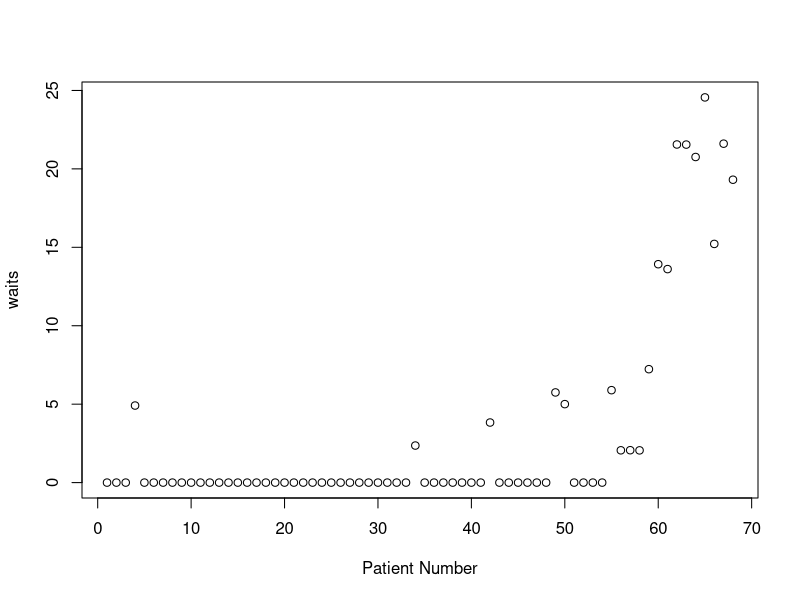
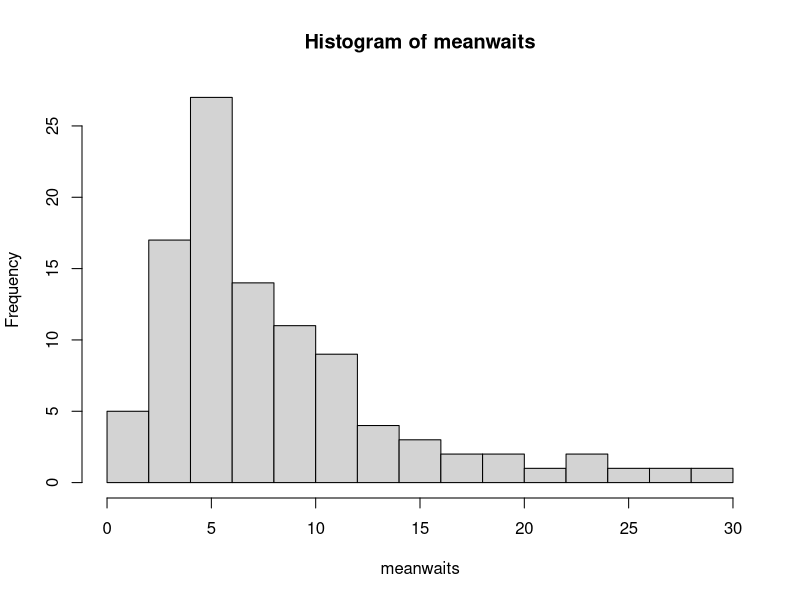
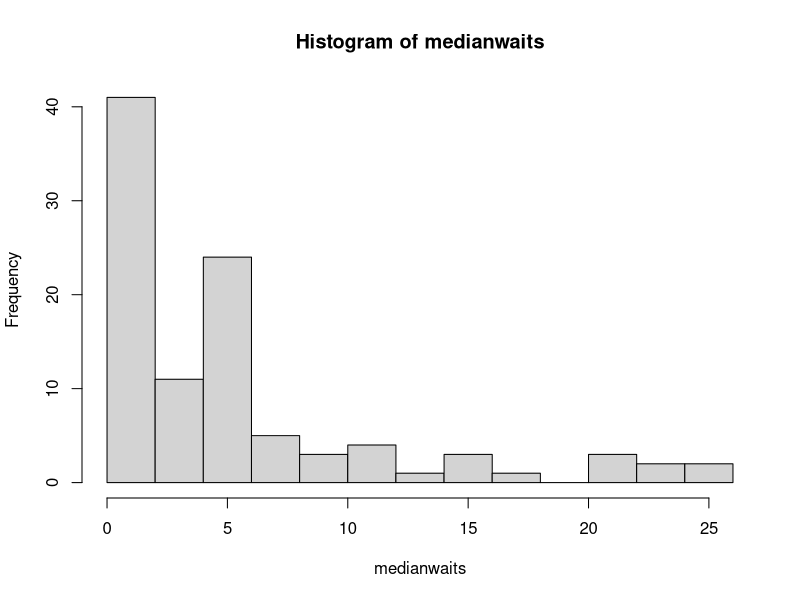
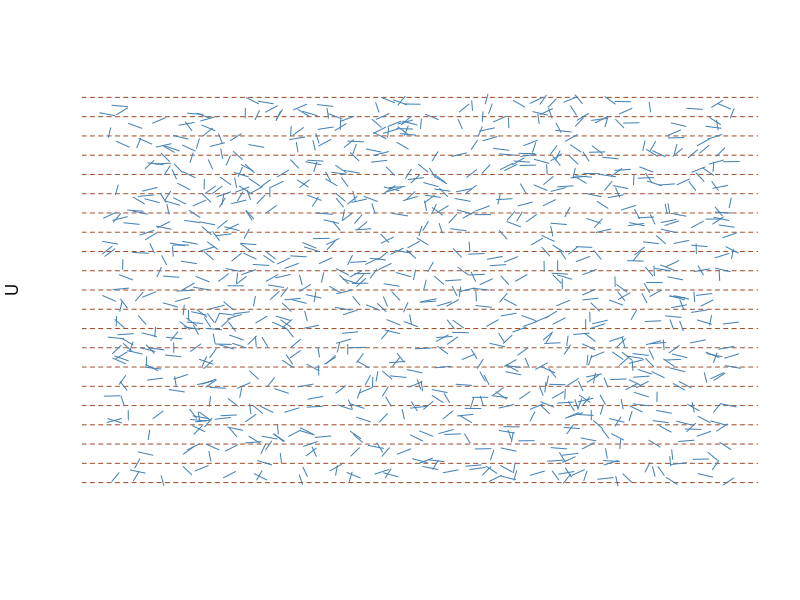
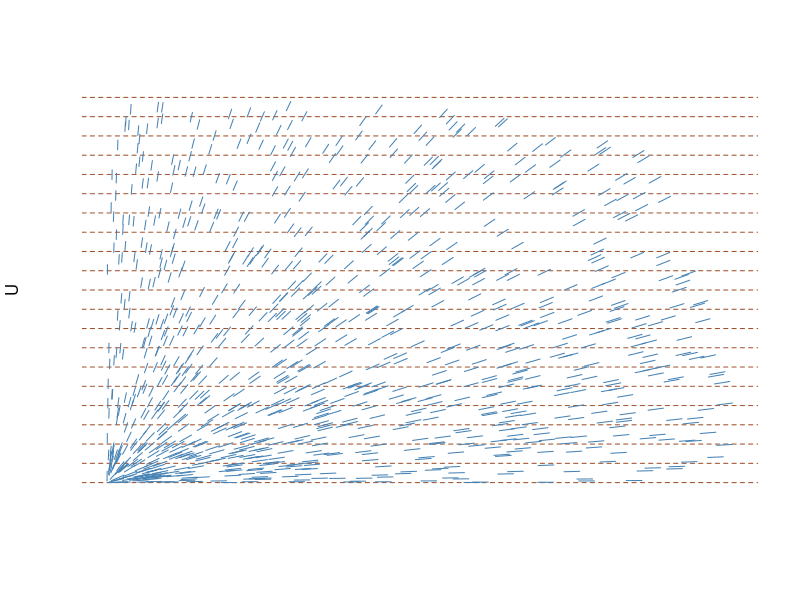
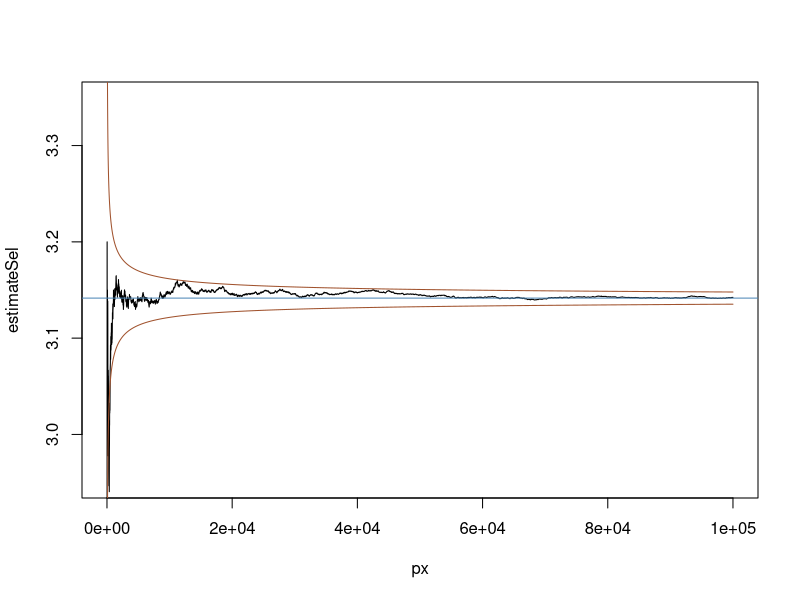
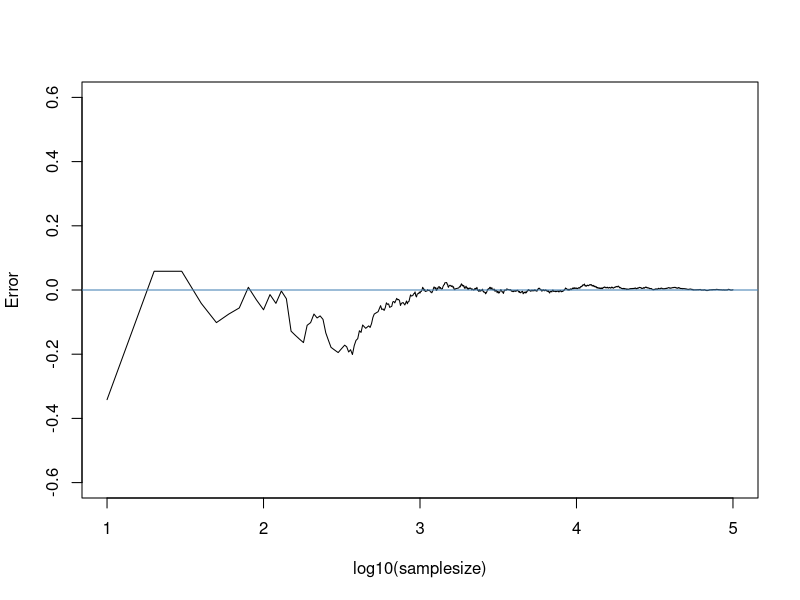

Generate these figures, in order, with R:
## ---- chunk 1
knitr::opts_chunk$set(echo = TRUE)
library(tidyverse)
## ---- chunk 2
N = 1000
atleast1g = 0
bothg = 0
for (i in 1:N){
  c1 = sample(1:2, 1)
  c2 = sample(1:2, 1)
  if (c1 == 1 | c2 == 1){
    atleast1g = atleast1g +1
  }
  if (c1 == 1 & c2 == 1){
    bothg = bothg+1
  }
}

bothg/atleast1g
## ---- chunk 3

# sample size
N = 100000

# child 1 and child 2. 
c1 = sample(1:2, N, replace=TRUE)
c2 = sample(1:2, N, replace=TRUE)
# girl 1 and boy 2. 
# tibbles are data.frames which have nice properties
children = tibble(c1, c2)

# Note the %>% is the pipe operator
# it takes the results of the left
# and passes it to the next function
# so instead of f1(f2(X)), you can do
# X %>% f2 %>% f1 
# which is more readable

# number of families with at least 1 girl
atleast1g = children %>% filter(c1==1 | c2==1)
# count the number of families with at least 1 girl
ngirls = nrow(atleast1g)
# count the number of families with both girls
nbothg = atleast1g %>% filter(c1==1 & c2 == 1) %>% nrow 
# what's the result?
nbothg/ngirls
## ---- chunk 4

# sample size
N = 100000

# child 1 and child 2.
# day1 and day2 
c1 = sample(1:2, N, replace=TRUE)
d1 = sample(1:7, N, replace=TRUE)
c2 = sample(1:2, N, replace=TRUE)
d2 = sample(1:7, N, replace=TRUE)
# girl 1 and boy 2. 
# tibbles are data.frames which have nice properties
children = tibble(c1, d1, c2, d2)

# number of families with at least 1 girl born on thursday
atleast1g = children %>% filter((c1==1 & d1 == 4)| (c2==1 & d2 ==4))

# left as an exercise for the reader.
## ---- chunk 5
# Simulate a 100 arrival times and limit to those 
# that arrive before 120 


doctorq = function(rate, numDoctors, patientWaitDist) {
  # for 420 minutes, we expect 420 * rate patients
  expectL = 420 * rate
  # generate more patient arrival times than necessary
  ts = rexp(expectL * 2, rate) %>% cumsum
  # cutoff
  ts = ts[ts<=420]
  
  # numP = length(ts)
  # record when doctor is next available
  docAvail = rep(0, numDoctors)
  # record waittimes here. Pre allocation is good for R
  waittimes = rep(0, length(ts))
  # 1 indexed iteration
  i = 1
  
  for (patientarrival in ts){
    # find doctor who is next free
    nextAvailDoc = which.min(docAvail)
    timeAvail = docAvail[nextAvailDoc]
    # get index and when he's available
    #cat(i, patientarrival, "DA: ", docAvail, '\n')
  
    if (timeAvail <= patientarrival){
      # doctor's available
      waittimes[i] = 0
      docStart = patientarrival
    } else {
      # patient needs to wait. Record that
      waittimes[i] = timeAvail - patientarrival 
      docStart = timeAvail
    }
    # update when the doctor is next available
    docAvail[nextAvailDoc] = docStart + patientWaitDist()
  
    # increase index of waiting
    i = i + 1
  }
  return(waittimes)
}


patientrate = 0.2 # .1 per minute poisson
numDoctors = 3
# I'm passing an arbitrary distribution across 
patientWaitDist = function() runif(1, 5, 20)

waits = doctorq(patientrate, numDoctors, patientWaitDist)
nump = length(waits)
plot(1:nump, waits, xlab="Patient Number")
## ---- chunk 6
Ndays = 100
meanwaits = rep(0, Ndays)
medianwaits = rep(0, Ndays)


patientrate = 0.2 # .1 per minute poisson
numDoctors = 3
# I'm passing an arbitrary distribution across 
patientWaitDist = function() runif(1, 5, 20)


for (day in 1:Ndays) {
  waits = doctorq(patientrate, numDoctors, patientWaitDist)
  meanwaits[day] = mean(waits)
  medianwaits[day] = median(waits)
}

hist(meanwaits, 15)
## ---- chunk 7
hist(medianwaits, 15)
## ---- chunk 8
numbhits=function(A,B){
 sum(abs(floor(A[,2])-floor(B[,2]))>0)}

L=0.25 #half-length of the needle
D=20  #length of the room
N=10^6
## ---- chunk 9
#version #1: uniform location of the centre
U=runif(N,min=0,max=D) #centre
O=runif(N,min=0,max=pi) #angle
C=cbind(runif(N,0,D),U)
A=C+L*cbind(cos(O),sin(O))
B=C-L*cbind(cos(O),sin(O))


plot(C,type="n",axes=F,xlim=c(0,D),ylim=c(0,D))
#title(main=paste(numbhits(A,B),"hits",sep=" "))
for (i in 0:(D))
 abline(h=i,lty=2,col="sienna")
for (t in 1:1000)
 lines(c(A[t,1],B[t,1]),c(A[t,2],B[t,2]),col="steelblue")

## ---- chunk 10
#version #1: uniform location of the centre
O=runif(N,min=0,max=pi/2) #angle
U=runif(N)*(D*sqrt(1+apply(cbind(sin(O)^2,cos(O)^2),1,min))-2*L) #centre
A=cbind(U*cos(O),U*sin(O))
B=A+2*L*cbind(cos(O),sin(O))
plot(A,type="n",axes=F,xlim=c(0,D),ylim=c(0,D))



plot(C,type="n",axes=F,xlim=c(0,D),ylim=c(0,D))
#title(main=paste(numbhits(A,B),"hits",sep=" "))
for (i in 0:(D))
 abline(h=i,lty=2,col="sienna")
for (t in 1:1000)
 lines(c(A[t,1],B[t,1]),c(A[t,2],B[t,2]),col="steelblue")

## ---- chunk 11
# cannonball
N = 10^5
x = runif(N)
y = runif(N)

c = cumsum(x^2 + y^2  < 1)
estimate = 4*c/(1:N)


px = seq.int(10, N, 10)

estimateSel = estimate[px]
bound = sqrt(1/px)

plot(px, estimateSel, 'l', ylim=c(2.95, 3.35)); abline(pi, 0, col='steelblue'); lines(px, pi + 2*bound, col='sienna'); lines(px, pi - 2*bound, col='sienna')

## ---- chunk 12
#px = seq(1, 6, length.out=1000)
estimateZer = (estimate[px] - pi)
plot(log10(px), estimateZer, 'l', ylim=c(-0.6, 0.6), ylab="Error", xlab="log10(samplesize)") ; abline(0, 0, col="steelblue")

